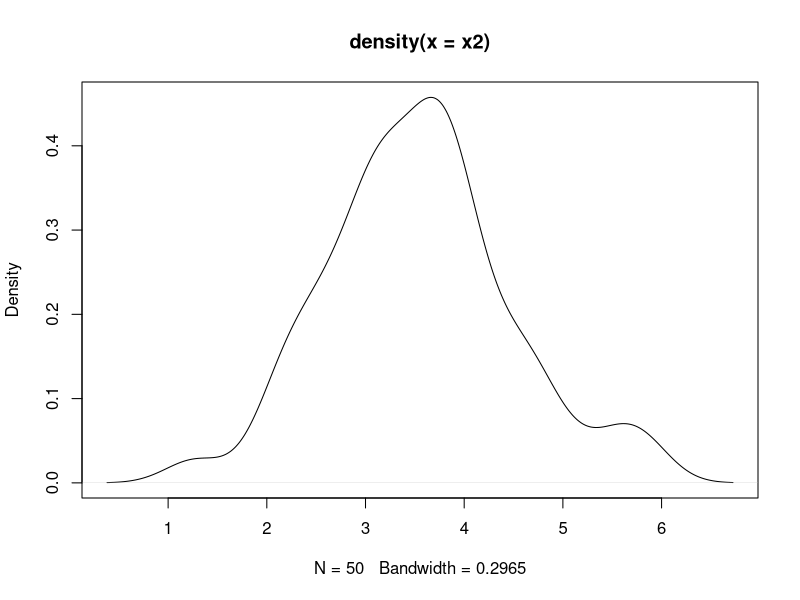
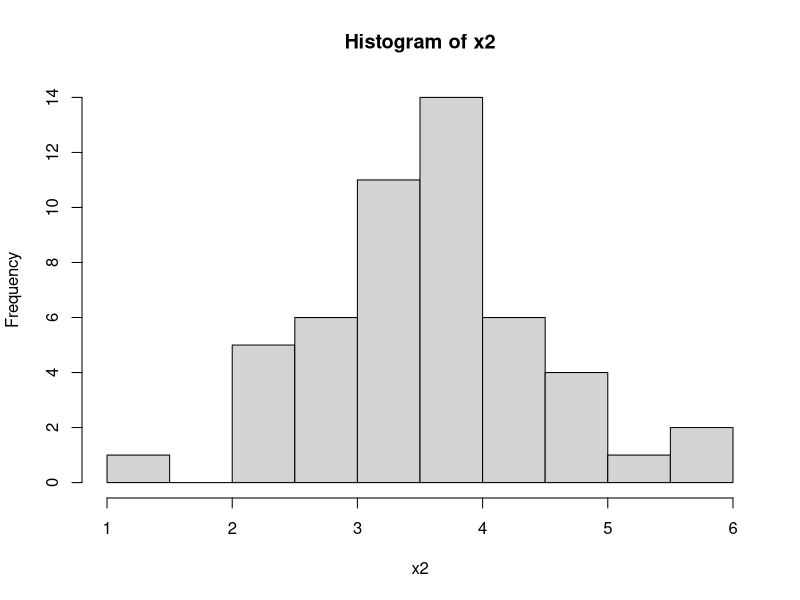
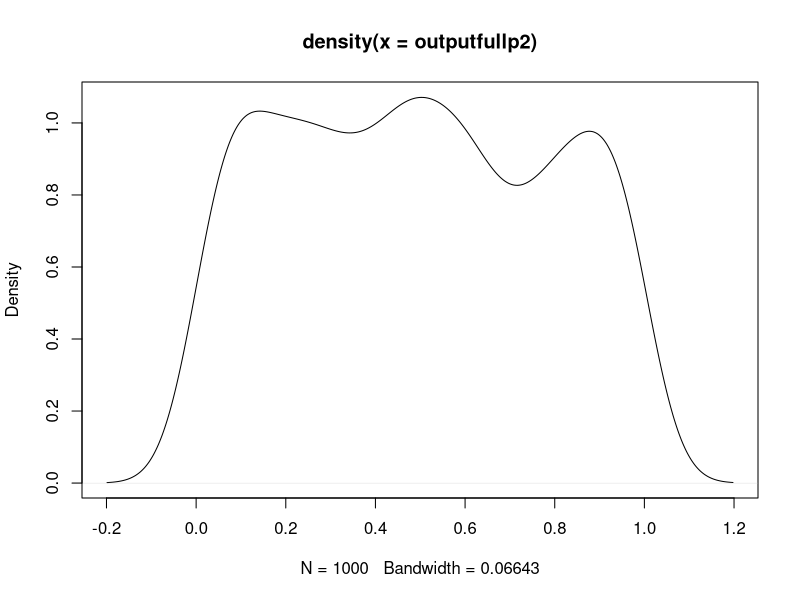
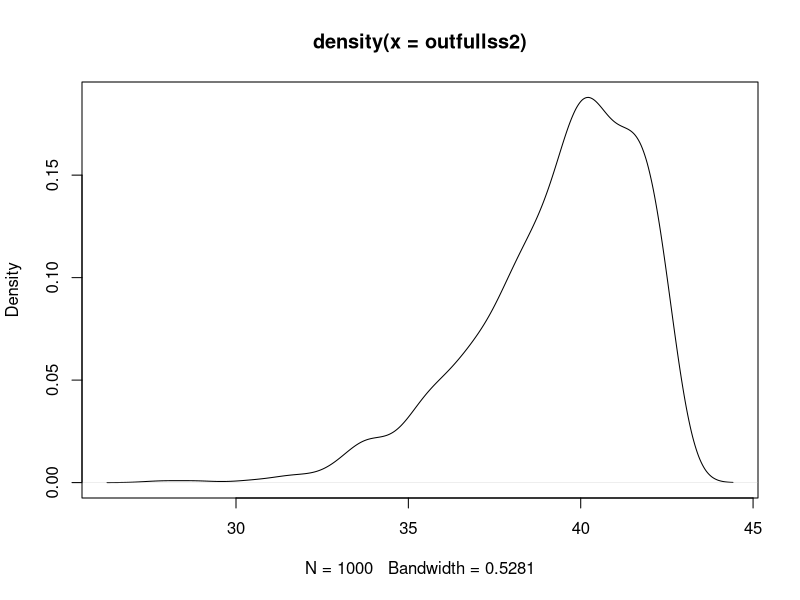
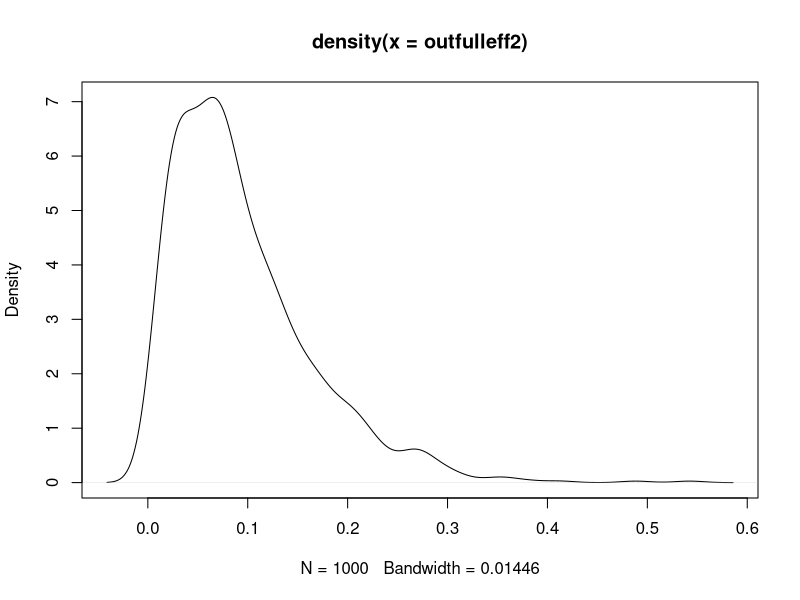
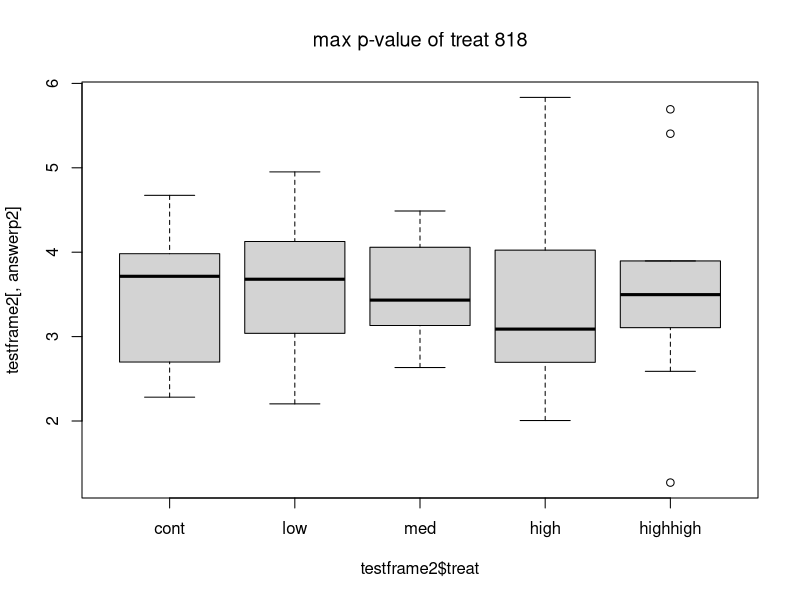
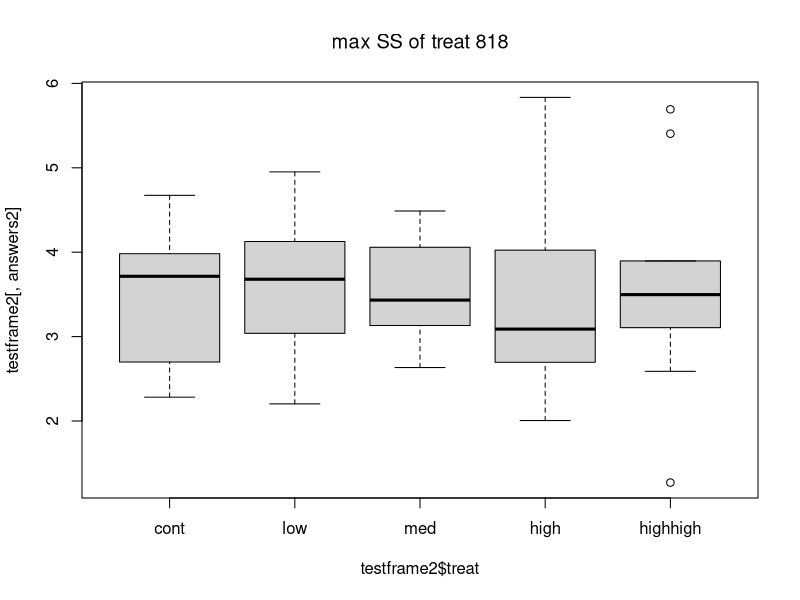
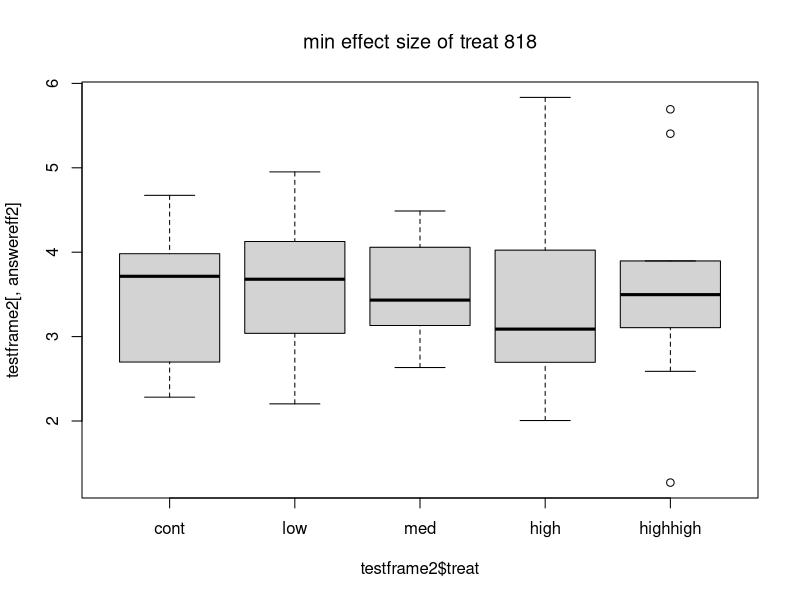

Generate these figures, in order, with R:
############################################ for single room, just testing for treatment effects ####################

x2 <- abs(rnorm(50,3.5,1))  #fake lizard masses, n=50, mean=3.5, sd=1
plot(density(x2))           # density distribution of fake lizard masses
hist(x2, breaks=10)         # histogram of distribution of fake lizard masses broken into 10 bins
summary(x2)                 # quartiles/max/min/mean/median of fake lizard masses

n <- 1000                 # number of samples to take

testframe2 <- data.frame(replicate(n,sample(x2,length(x2), replace=F)))  #build dataframe from sampled (without replacement) lizard masses.  This creates the shuffling of lizards.
testframe2$treat <- factor(c(rep("cont",10),rep("low",10),rep("med",10),rep("high",10),rep("highhigh",10)), levels=c("cont","low","med","high","highhigh"))  #creates a vector in dataframe of 5 treatments, 10 lizards each that are "paired" with the random masses

summary(aov(x2~testframe2$treat))   # this is the ANOVA output for the fake lizard masses against the treatments in order for an example.  Singular values can be extracted from this using the [[]] and $ as the structure of the summary(aov()) output is a list of vectors

outputfullp2 <- matrix(mapply(function(x,y) summary(aov(y~x))[[1]]$'Pr(>F)'[[1]], testframe2[n+1],testframe2[1:n]))  # create a matrix of values extracted from a function's output applied across the dataframe
answerp2 <- which.max(outputfullp2)          # The above finds the p-value of the ANOVA, this line finds the largest of the distribution of p-values
outfullss2 <- matrix(mapply(function(x,y) summary(aov(y~factor(x)))[[1]]$'Sum Sq'[[2]], testframe2[n+1],testframe2[1:n]))
answers2 <- which.max(outfullss2)            # The above finds the sum of squares of the ANOVA, this line finds the largest of the distribution of sum of squares
outfulleff2 <- matrix(mapply(function(x,y) summary(aov(y~factor(x)))[[1]]$'Sum Sq'[[1]]/summary(aov(y~factor(x)))[[1]]$'Sum Sq'[[2]], testframe2[n+1],testframe2[1:n]))
answereff2 <- which.min(outfulleff2)        # The above finds the effect size of the ANOVA, this line finds the smallest of the distribution of effect sizes

# look at the ANOVA output for each of the best cases
summary(aov(testframe2[,answerp2]~testframe2$treat))         
summary(aov(testframe2[,answers2]~testframe2$treat))
summary(aov(testframe2[,answereff2]~testframe2$treat))
#

# plot the distribution of p-values, sum squares, and effect sizes
plot(density(outputfullp2))                                   
plot(density(outfullss2))
plot(density(outfulleff2))

# create boxplots for each of the masses by treatments for the best case
boxplot(testframe2[,answerp2]~testframe2$treat, main=bquote("max p-value of treat"~.(answerp2)))
boxplot(testframe2[,answers2]~testframe2$treat, main=bquote("max SS of treat"~.(answers2)))
boxplot(testframe2[,answereff2]~testframe2$treat, main=bquote("min effect size of treat"~.(answereff2)))

# create boxplot for each of the masses by treatments for the best case
dotchart(testframe2[,answerp2],labels=row.names(testframe2$treat),pch=16,groups= testframe2$treat, xlab="mass")




#### optional way more simple but slightly less robust/random method ####
x2ord <- sort(x2)   #rank the masses
x2ord
df <- data.frame(mass=x2ord)   #build dataframe holding masses
df$treat <- sample(c(rep(c("cont","low","med","high","highhigh"),10)),prob=c(rep((1/5),50)))  # add vector to dataframe sampling 50 treatments with equal probability (1/5)
df

boxplot(mass~treat, data=df)
dotchart(df$mass, labels=df$treat)
summary(aov(mass~factor(treat), data=df))

##### or additionally simpler route

x2ord <- sort(x2)   #rank the masses
x2ord
df <- data.frame(mass=x2ord)   #build dataframe holding masses
df$treat <- sample(c("cont","low","med","high","highhigh"),prob=c(rep((1/5),5)))  # add vector to dataframe sampling 5 treatments with equal probability (1/5)
df

boxplot(mass~treat, data=df)
dotchart(df$mass, labels=df$treat)  # see how the treatment order is random, but it is in order (what does this mean?)
summary(aov(mass~factor(treat), data=df))

####


#####################################################################################################################
